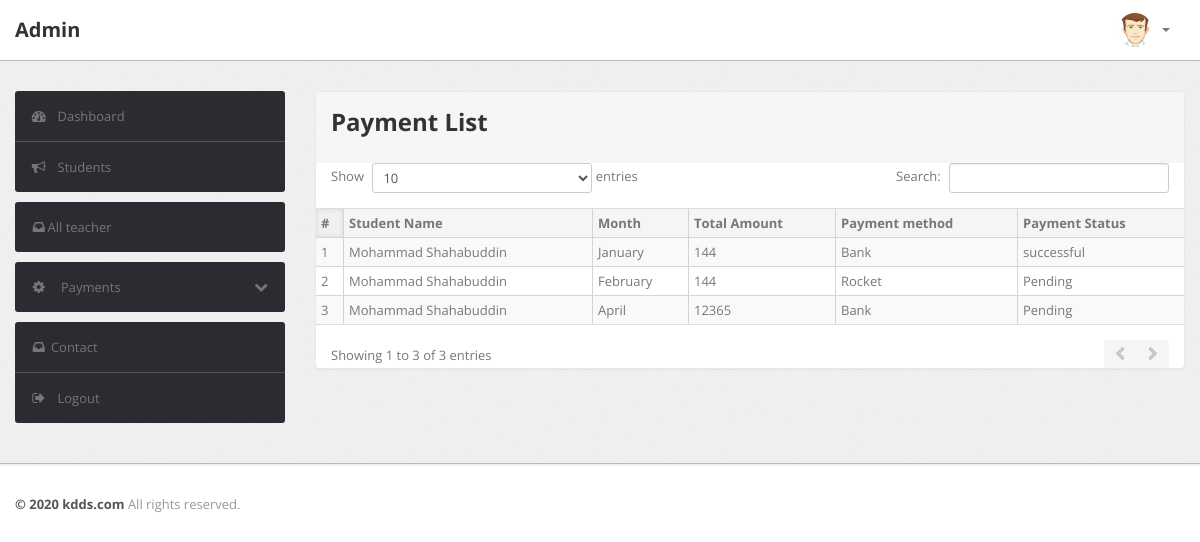
/admin/all-payment.php, run on the app's committed database.
### tables this page shows
CREATE TABLE `payment` (
  `id` int(11) NOT NULL,
  `username` varchar(200) NOT NULL,
  `month` varchar(200) NOT NULL,
  `amount` int(11) NOT NULL,
  `fine` int(11) NOT NULL,
  `total` int(11) NOT NULL,
  `method` varchar(200) NOT NULL,
  `status` varchar(200) NOT NULL,
  `date` timestamp NOT NULL DEFAULT CURRENT_TIMESTAMP ON UPDATE CURRENT_TIMESTAMP
);

CREATE TABLE `student` (
  `id` int(11) NOT NULL,
  `username` varchar(200) NOT NULL,
  `name` varchar(200) NOT NULL,
  `guardian` varchar(200) NOT NULL,
  `class` int(11) NOT NULL,
  `section` varchar(200) NOT NULL,
  `roll` int(11) NOT NULL,
  `email` varchar(200) NOT NULL,
  `password` varchar(200) NOT NULL,
  `date` timestamp NOT NULL DEFAULT CURRENT_TIMESTAMP ON UPDATE CURRENT_TIMESTAMP
);

### admin/all-payment.php (the view, shortened to what this page needs)
<?php
    include"include/config.php";
?>
<?php include"include/header.php"; ?>
<div class="wrapper">
    <div class="container">
        <div class="row">
            <?php include"include/sidebar.php"; ?>
            <div class="span9">
                <div class="content">
                    <div class="btn-controls">
                        <div class="btn-box-row row-fluid">
                            <div class="module">
                                <div class="module-head">
                                    <h2>Payment List</h2>
                                </div>
                                <table class="table table-striped table-bordered table-condensed datatable-1">
                                    <thead>
                                        <tr>
                                            <th>#</th>
                                            <th>Student Name</th>
                                            <th>Month</th>
                                            <th>Total Amount</th>
                                            <th>Payment method</th>
                                            <th>Payment Status</th>
                                        </tr>
                                    </thead>
                                    <tbody>
                                        <?php
                                            $query = "SELECT student.name, payment.month, payment.total, payment.method, payment.status, payment.id FROM payment,student WHERE payment.username = student.username ";
                                            $select_query = mysqli_query($connection, $query);
                                            $cnt = 1;
                                            while($row = mysqli_fetch_assoc($select_query)){
                                            $name = $row['name'];
                                            $month = $row['month'];
                                            $total = $row['total'];
                                            $method = $row['method'];
                                            $status = $row['status'];
                                        ?>
                                        <tr>
                                            <td><?php echo $cnt ;?></td>
                                            <td><?php echo $name; ?></td>
                                            <td><?php echo $month; ?></td>
                                            <td><?php echo $total; ?></td>
                                            <td><?php echo $method; ?></td>
                                            <td><?php echo $status; ?></td>
                                        </tr> <?php $cnt=$cnt+1; } ?>
                                    </tbody>
                                </table>
                            </div>
                        </div>
                    </div>
                </div>
            </div>
        </div>
    </div>
</div>
<?php include"include/footer.php"; ?>

### admin/css/theme.css (style rules this page uses)
body { font-size: 13px; font-family: 'Open Sans', Arial, sans-serif; background: #fff; color: #777 }
h1, h2, h3, h4, h5, h6 { color: #333; margin-top: 0 }
h2 { font-size: 24px }
.wrapper { background: url(../images/bg.png) #eee; border-bottom: 1px solid #bbb; -webkit-box-shadow: 0 1px 2px rgba(0,0,0,0.1); -moz-box-shadow: 0 1px 2px rgba(0,0,0,0.1); box-shadow: 0 1px 2px rgba(0,0,0,0.1); padding: 30px 0 }
.module { background: #fff; -webkit-border-radius: 3px; -moz-border-radius: 3px; border-radius: 3px; border: 1px solid #ccc; border-bottom-color: #bbb; -webkit-box-shadow: 0 0 1px rgba(0,0,0,0.2); -moz-box-shadow: 0 0 1px rgba(0,0,0,0.2); box-shadow: 0 0 1px rgba(0,0,0,0.2); margin-bottom: 30px }
.table { margin-bottom: 0 }
.table th, .table td { border-color: #d5d5d5!important }
.table-bordered thead:first-child tr:first-child>th:first-child, .table-bordered tbody:first-child tr:first-child>td:first-child { -webkit-border-top-left-radius: 2px; -moz-border-radius-topleft: 2px; border-top-left-radius: 2px }
.table-bordered thead:first-child tr:first-child>th:last-child, .table-bordered tbody:first-child tr:first-child>td:last-child { -webkit-border-top-right-radius: 2px; -moz-border-radius-topright: 2px; border-top-right-radius: 2px }
.table-bordered thead:last-child tr:last-child>th:first-child, .table-bordered tbody:last-child tr:last-child>td:first-child, .table-bordered tfoot:last-child tr:last-child>td:first-child { -webkit-border-bottom-left-radius: 2px; -moz-border-radius-bottomleft: 2px; border-bottom-left-radius: 2px }
.table-bordered thead:last-child tr:last-child>th:last-child, .table-bordered tbody:last-child tr:last-child>td:last-child, .table-bordered tfoot:last-child tr:last-child>td:last-child { -webkit-border-bottom-right-radius: 2px; -moz-border-radius-bottomright: 2px; border-bottom-right-radius: 2px }
.module { box-shadow: 0 0 3px rgba(0,0,0,.1); border-color: #e9e9e9; margin-bottom: 20px; background-color: #fff; border-radius: 4px; -webkit-box-shadow: 0 1px 1px rgba(0,0,0,.05); box-shadow: 0 1px 1px rgba(0,0,0,.05); }
.module-head { color: #767676; background-color: #f6f6f6; border-color: #e9e9e9; padding: 10px 15px; border-bottom: 1px solid transparent; border-top-right-radius: 3px; border-top-left-radius: 3px; }
.dataTables_wrapper table th { background: #f5f5f5; cursor: pointer }
.dataTables_wrapper table th.sorting_asc, .dataTables_wrapper table th.sorting_desc { background: #f0f0f0; -webkit-box-shadow: 0 0 5px rgba(0,0,0,0.1) inset; -moz-box-shadow: 0 0 5px rgba(0,0,0,0.1) inset; box-shadow: 0 0 5px rgba(0,0,0,0.1) inset }
.dataTables_wrapper .table-bordered { -webkit-border-radius: 0; -moz-border-radius: 0; border-radius: 0; border-left: 0; border-right: 0 }
.dataTables_wrapper .table-bordered thead tr>th:first-child, .dataTables_wrapper .table-bordered tbody tr>td:first-child, .dataTables_wrapper .table-bordered tfoot tr>td:first-child, .dataTables_wrapper .table-bordered tfoot tr>th:first-child { border-left: 0 }
.dataTables_wrapper .table-bordered thead:first-child tr:first-child>th:first-child, .dataTables_wrapper .table-bordered tbody:first-child tr:first-child>td:first-child { -webkit-border-top-left-radius: 0; -moz-border-radius-topleft: 0; border-top-left-radius: 0 }
.dataTables_wrapper .table-bordered thead:first-child tr:first-child>th:last-child, .dataTables_wrapper .table-bordered tbody:first-child tr:first-child>td:last-child { -webkit-border-top-right-radius: 0; -moz-border-radius-topright: 0; border-top-right-radius: 0 }
.dataTables_wrapper .table-bordered thead:last-child tr:last-child>th:first-child, .dataTables_wrapper .table-bordered tbody:last-child tr:last-child>td:first-child, .dataTables_wrapper .table-bordered tfoot:last-child tr:last-child>td:first-child { -webkit-border-bottom-left-radius: 0; -moz-border-radius-bottomleft: 0; border-bottom-left-radius: 0 }
.dataTables_wrapper .table-bordered thead:last-child tr:last-child>th:last-child, .dataTables_wrapper .table-bordered tbody:last-child tr:last-child>td:last-child, .dataTables_wrapper .table-bordered tfoot:last-child tr:last-child>td:last-child { -webkit-border-bottom-right-radius: 0; -moz-border-radius-bottomright: 0; border-bottom-right-radius: 0 }

### data on the page
payment: student.name "Mohammad Shahabuddin", month "January", total "144", method "Bank", status "successful"
payment: student.name "Mohammad Shahabuddin", month "February", total "144", method "Rocket", status "Pending"
payment: student.name "Mohammad Shahabuddin", month "April", total "12365", method "Bank", status "Pending"
